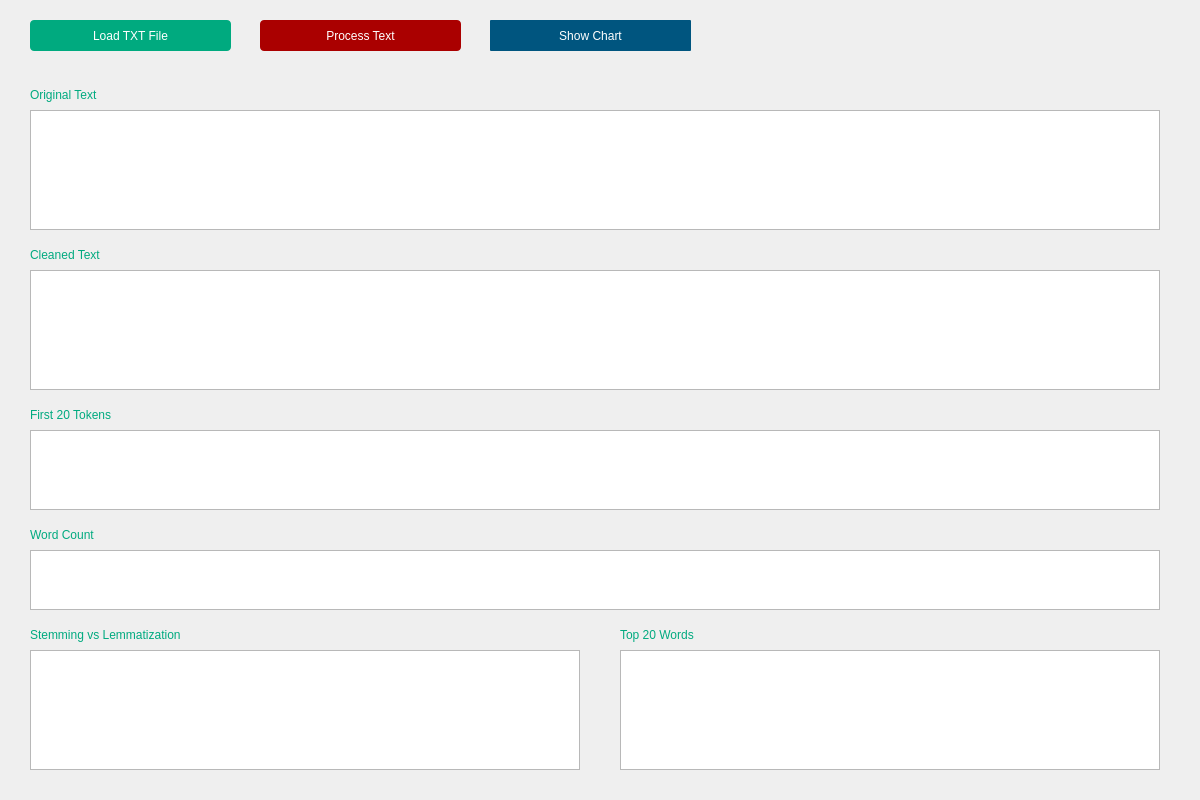
<?xml version="1.0" encoding="UTF-8"?>
<ui version="4.0">
 <class>MainWindow</class>
 <widget class="QMainWindow" name="MainWindow">
  <property name="geometry">
   <rect>
    <x>0</x>
    <y>0</y>
    <width>1200</width>
    <height>800</height>
   </rect>
  </property>
  <property name="windowTitle">
   <string>NLP Text Processing System</string>
  </property>
  <property name="styleSheet">
   <string notr="true">font: 700 ;
color: rgb(0, 170, 127);</string>
  </property>
  <widget class="QWidget" name="centralwidget">
   <widget class="QPushButton" name="btnLoad">
    <property name="geometry">
     <rect>
      <x>30</x>
      <y>20</y>
      <width>201</width>
      <height>31</height>
     </rect>
    </property>
    <property name="styleSheet">
     <string notr="true">QPushButton:hover
{
color:black;
	background-color: rgb(0, 243, 0);
}

QPushButton
{
border-radius:4px;
	background-color: rgb(0, 170, 127);
color:white;
}
</string>
    </property>
    <property name="text">
     <string>Load TXT File</string>
    </property>
   </widget>
   <widget class="QPushButton" name="btnProcess">
    <property name="geometry">
     <rect>
      <x>260</x>
      <y>20</y>
      <width>201</width>
      <height>31</height>
     </rect>
    </property>
    <property name="styleSheet">
     <string notr="true">QPushButton:hover
{
color:black;
	
	background-color: rgb(255, 0, 127);
}

QPushButton
{
border-radius:4px;
	
	background-color: rgb(170, 0, 0);
color:white;
}
</string>
    </property>
    <property name="text">
     <string>Process Text</string>
    </property>
   </widget>
   <widget class="QPushButton" name="btnChart">
    <property name="geometry">
     <rect>
      <x>490</x>
      <y>20</y>
      <width>201</width>
      <height>31</height>
     </rect>
    </property>
    <property name="styleSheet">
     <string notr="true">QPushButton:hover
{
color:black;
	
	alternate-background-color: rgb(85, 85, 127);
}

QPushButton
{
border-radius:1px;
	
	background-color: rgb(0, 85, 127);
color:white;
}
</string>
    </property>
    <property name="text">
     <string>Show Chart</string>
    </property>
   </widget>
   <widget class="QLabel" name="labelOriginal">
    <property name="geometry">
     <rect>
      <x>30</x>
      <y>80</y>
      <width>200</width>
      <height>30</height>
     </rect>
    </property>
    <property name="text">
     <string>Original Text</string>
    </property>
   </widget>
   <widget class="QTextEdit" name="txtOriginal">
    <property name="geometry">
     <rect>
      <x>30</x>
      <y>110</y>
      <width>1130</width>
      <height>120</height>
     </rect>
    </property>
   </widget>
   <widget class="QLabel" name="labelClean">
    <property name="geometry">
     <rect>
      <x>30</x>
      <y>240</y>
      <width>200</width>
      <height>30</height>
     </rect>
    </property>
    <property name="text">
     <string>Cleaned Text</string>
    </property>
   </widget>
   <widget class="QTextEdit" name="txtClean">
    <property name="geometry">
     <rect>
      <x>30</x>
      <y>270</y>
      <width>1130</width>
      <height>120</height>
     </rect>
    </property>
   </widget>
   <widget class="QLabel" name="labelTokens">
    <property name="geometry">
     <rect>
      <x>30</x>
      <y>400</y>
      <width>200</width>
      <height>30</height>
     </rect>
    </property>
    <property name="text">
     <string>First 20 Tokens</string>
    </property>
   </widget>
   <widget class="QTextEdit" name="txtTokens">
    <property name="geometry">
     <rect>
      <x>30</x>
      <y>430</y>
      <width>1130</width>
      <height>80</height>
     </rect>
    </property>
   </widget>
   <widget class="QLabel" name="labelCount">
    <property name="geometry">
     <rect>
      <x>30</x>
      <y>520</y>
      <width>200</width>
      <height>30</height>
     </rect>
    </property>
    <property name="text">
     <string>Word Count</string>
    </property>
   </widget>
   <widget class="QTextEdit" name="txtCount">
    <property name="geometry">
     <rect>
      <x>30</x>
      <y>550</y>
      <width>1130</width>
      <height>60</height>
     </rect>
    </property>
   </widget>
   <widget class="QLabel" name="labelCompare">
    <property name="geometry">
     <rect>
      <x>30</x>
      <y>620</y>
      <width>300</width>
      <height>30</height>
     </rect>
    </property>
    <property name="text">
     <string>Stemming vs Lemmatization</string>
    </property>
   </widget>
   <widget class="QTextEdit" name="txtCompare">
    <property name="geometry">
     <rect>
      <x>30</x>
      <y>650</y>
      <width>550</width>
      <height>120</height>
     </rect>
    </property>
   </widget>
   <widget class="QLabel" name="labelTop">
    <property name="geometry">
     <rect>
      <x>620</x>
      <y>620</y>
      <width>300</width>
      <height>30</height>
     </rect>
    </property>
    <property name="text">
     <string>Top 20 Words</string>
    </property>
   </widget>
   <widget class="QTextEdit" name="txtTop">
    <property name="geometry">
     <rect>
      <x>620</x>
      <y>650</y>
      <width>540</width>
      <height>120</height>
     </rect>
    </property>
   </widget>
  </widget>
 </widget>
 <resources/>
 <connections/>
</ui>
